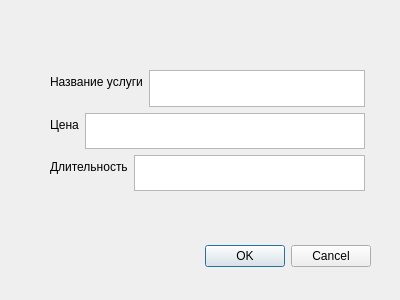
<?xml version="1.0" encoding="UTF-8"?>
<ui version="4.0">
 <class>input_window</class>
 <widget class="QDialog" name="input_window">
  <property name="geometry">
   <rect>
    <x>0</x>
    <y>0</y>
    <width>400</width>
    <height>300</height>
   </rect>
  </property>
  <property name="windowTitle">
   <string>Dialog</string>
  </property>
  <widget class="QDialogButtonBox" name="buttonBox">
   <property name="geometry">
    <rect>
     <x>30</x>
     <y>240</y>
     <width>341</width>
     <height>32</height>
    </rect>
   </property>
   <property name="orientation">
    <enum>Qt::Horizontal</enum>
   </property>
   <property name="standardButtons">
    <set>QDialogButtonBox::Cancel|QDialogButtonBox::Ok</set>
   </property>
  </widget>
  <widget class="QWidget" name="">
   <property name="geometry">
    <rect>
     <x>50</x>
     <y>70</y>
     <width>315</width>
     <height>121</height>
    </rect>
   </property>
   <layout class="QVBoxLayout" name="verticalLayout">
    <item>
     <layout class="QFormLayout" name="formLayout">
      <item row="0" column="0">
       <widget class="QLabel" name="label">
        <property name="text">
         <string>Название услуги</string>
        </property>
       </widget>
      </item>
      <item row="0" column="1">
       <widget class="QPlainTextEdit" name="plainTextEdit"/>
      </item>
     </layout>
    </item>
    <item>
     <layout class="QFormLayout" name="formLayout_2">
      <item row="0" column="0">
       <widget class="QLabel" name="label_2">
        <property name="text">
         <string>Цена</string>
        </property>
       </widget>
      </item>
      <item row="0" column="1">
       <widget class="QPlainTextEdit" name="plainTextEdit_2"/>
      </item>
     </layout>
    </item>
    <item>
     <layout class="QFormLayout" name="formLayout_3">
      <item row="0" column="0">
       <widget class="QLabel" name="label_3">
        <property name="text">
         <string>Длительность</string>
        </property>
       </widget>
      </item>
      <item row="0" column="1">
       <widget class="QPlainTextEdit" name="plainTextEdit_3"/>
      </item>
     </layout>
    </item>
   </layout>
  </widget>
 </widget>
 <resources/>
 <connections>
  <connection>
   <sender>buttonBox</sender>
   <signal>accepted()</signal>
   <receiver>input_window</receiver>
   <slot>accept()</slot>
   <hints>
    <hint type="sourcelabel">
     <x>248</x>
     <y>254</y>
    </hint>
    <hint type="destinationlabel">
     <x>157</x>
     <y>274</y>
    </hint>
   </hints>
  </connection>
  <connection>
   <sender>buttonBox</sender>
   <signal>rejected()</signal>
   <receiver>input_window</receiver>
   <slot>reject()</slot>
   <hints>
    <hint type="sourcelabel">
     <x>316</x>
     <y>260</y>
    </hint>
    <hint type="destinationlabel">
     <x>286</x>
     <y>274</y>
    </hint>
   </hints>
  </connection>
 </connections>
</ui>
